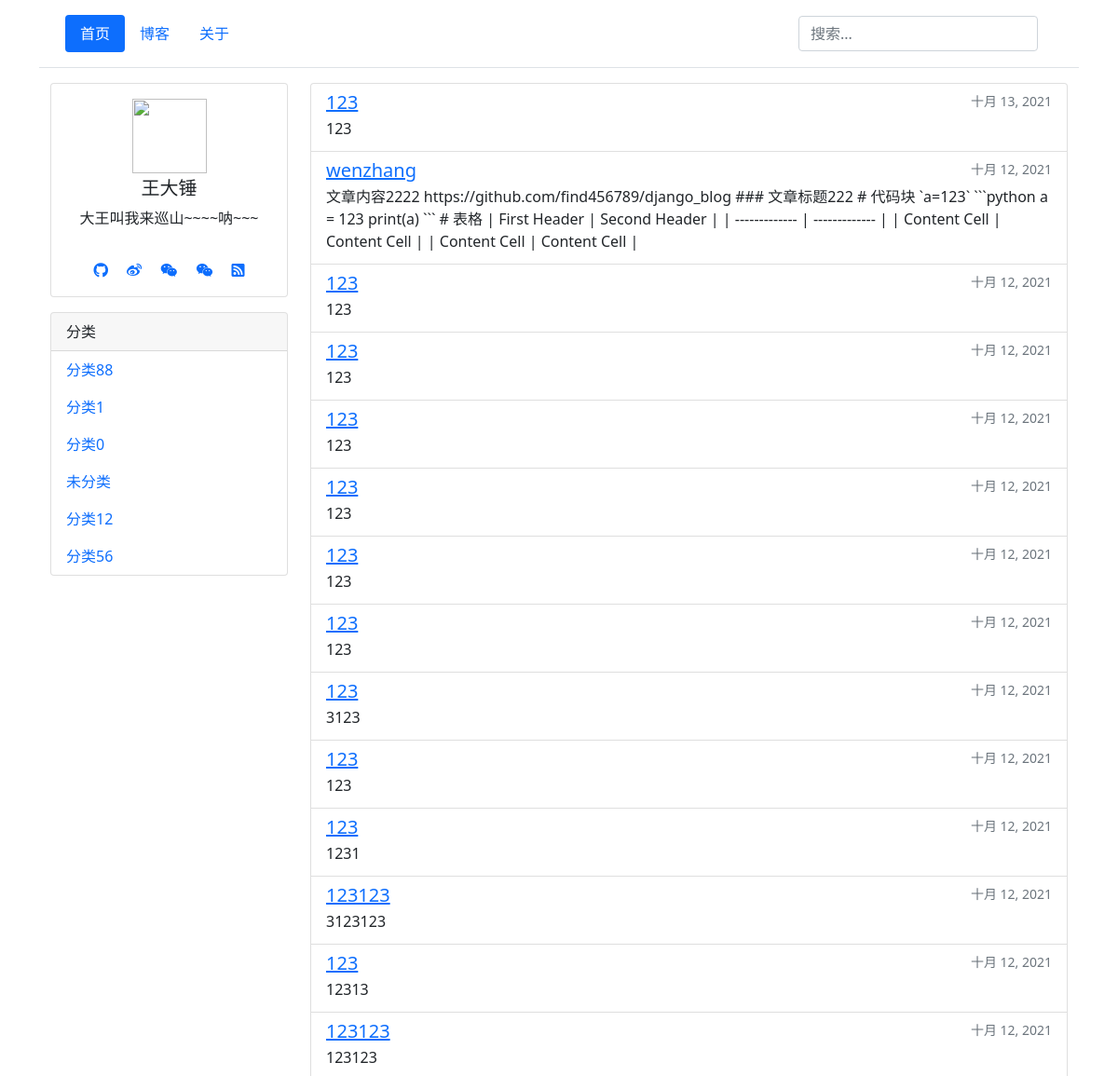
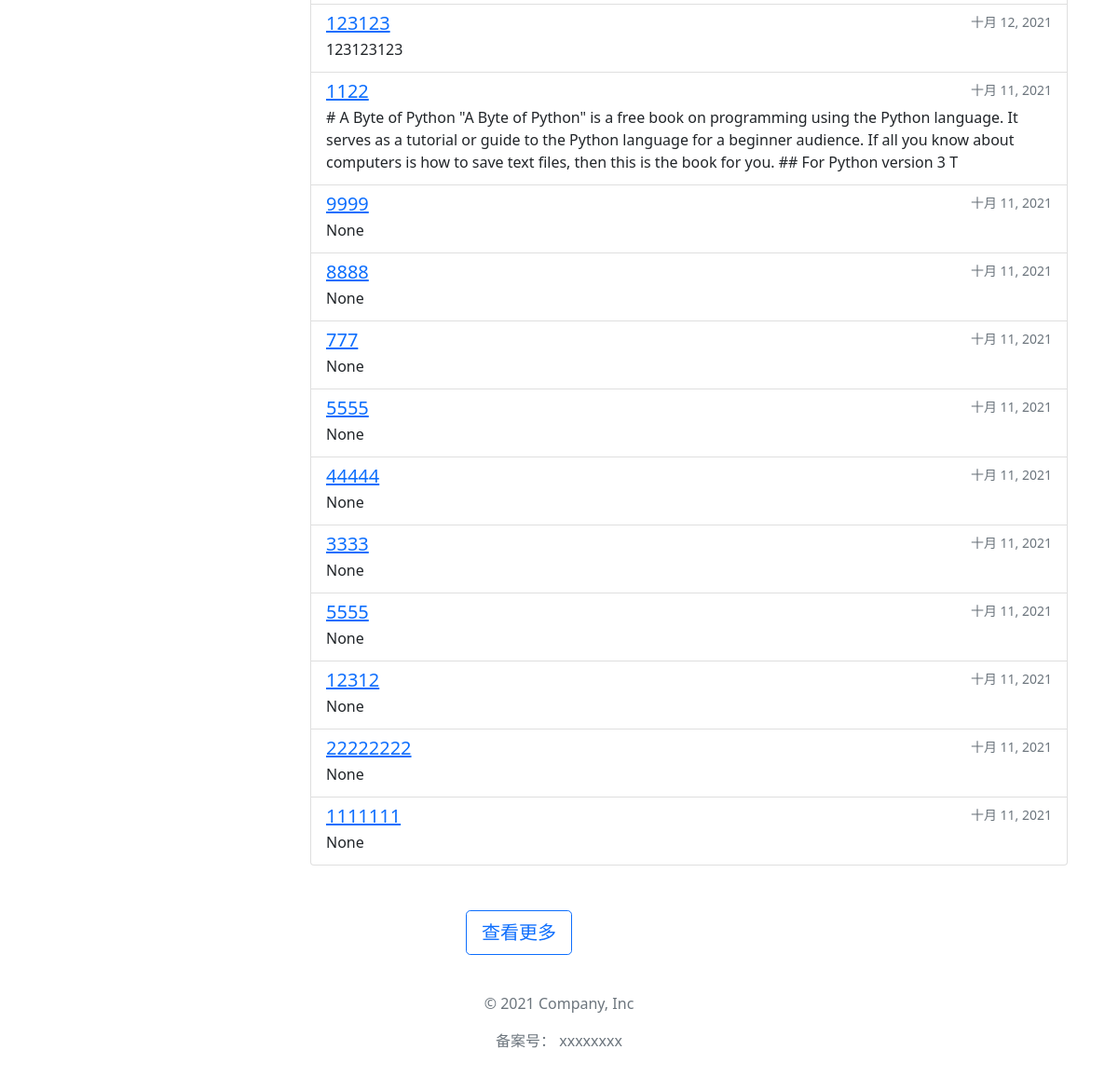
The page / on the database its author committed (2 pictures, top to bottom).
### blog/models.py (models this page shows, shortened)
class Category(models.Model):
    name = models.CharField('分类名', max_length=64)
    sort = models.SmallIntegerField('分类排序', default=0, help_text="数字越大，排名越靠前")
    created = models.DateTimeField(verbose_name='添加时间',  auto_now_add=True)
    modified = models.DateTimeField(verbose_name='修改时间', default=timezone.now)
    def __str__(self):
        return self.name
    def get_absolute_url(self):
        return reverse('category-detail', kwargs={'pk': self.pk})
    class Meta:  # 按sort排序
        ordering = ['-sort']
        verbose_name = "分类"
        verbose_name_plural = verbose_name

class Article(models.Model):
    title = models.CharField('文章标题',max_length=128)
    category = models.ForeignKey(Category, verbose_name='文章分类', on_delete=models.SET_DEFAULT, default=category_haveNo)
    is_public = models.BooleanField('是否公开', default=True, help_text="文章是否公开展示，不勾选就对外隐藏")
    is_original = models.BooleanField('是否原创', default=True, help_text="文章是否原创，不勾选就是转载")
    content_markdown = models.TextField('文章内容markdown', null=True, blank=True)
    content_html = models.TextField('文章内容html', null=True, blank=True,help_text="返回给客户端(根据markdown自动生成的，不要手动修改)")
    keywords = models.CharField('seo的keywords', max_length=640, blank=True, null=True)
    description = models.CharField('seo的description', max_length=640, blank=True, null=True)
    click = models.PositiveIntegerField('点击量',default=0)
    created = models.DateTimeField(verbose_name='添加时间',  auto_now_add=True)
    modified = models.DateTimeField(verbose_name='修改时间', default=timezone.now)
    def get_absolute_url(self):
        return reverse('article-detail', kwargs={'pk': self.pk})
    class Meta:
        ordering = ['-created'] # 默认按照创建时间排序
        verbose_name = "文章"
        verbose_name_plural = verbose_name

### blog/views.py (the view)
# urls.py: path('', IndexPageView.as_view(), name='home'),
class IndexPageView(ListView):
    queryset = Article.get_public_article()
    template_name = "blog/index.html"
    def get_context_data(self, **kwargs):
        context = super().get_context_data(**kwargs)
        context['SITE_CONFIG'] = settings.SITE_CONFIG  # 网站配置信息
        context['category'] = Category.objects.all()  # 网站分类
        return context

### templates/blog/index.html (shortened to what this page needs)
{% extends "base.html" %}
{% block content %}
<div class="container">
  <div class="row">
    <div class="col-3 d-none d-md-block">
     <div class="row">
         <div class="col">
             {% include 'user_info.html' %}
         </div>
     </div>
          <div class="row mt-3">
         <div class="col">
             {% include 'category.html' %}
         </div>
     </div>
    </div>
    <div class="col">
  <ul class="list-group  ">
      {% for article in object_list %}
   <li   class="list-group-item  ">
    <div class="d-flex w-100 justify-content-between">
      <h5 class="mb-1"><a target="_blank" href="{{ article.get_absolute_url }}"> {{ article.title }}</a></h5>
      <small class="text-muted">{{ article.created|date }}</small>
    </div>
    <p class="mb-1">{{ article.content_markdown|slice:":300" }}</p>
  </li>
   {% empty %}
        <li>内容为空。</li>
    {% endfor %}
</ul>
    </div>
  </div>
</div>
<div class="mx-auto mt-5" style="width: 200px;">
<a class="btn btn-outline-primary btn-lg" href="{% url 'article-list' %}" role="button">查看更多</a>
</div>
{% endblock %}

### templates/category.html
<div class="card"  >
  <div class="card-header">
    分类
  </div>
<ul class="nav nav-pills flex-column mb-auto">
{% for item in category %}
    <li class="nav-item ">
        <a class="nav-link {% if request.path == item.get_absolute_url %}active{% endif %}" target="_blank" href="{{ item.get_absolute_url }}">{{ item }}</a>
    </li>
{% empty %}
    啥都没有
{% endfor %}
</ul>
</div>

### rows shown on the page
Category: name "分类88"
Category: name "分类1"
Category: name "分类0"
Category: name "未分类"
Category: name "分类12"
Category: name "分类56"
Article: title "123", created "十月 13, 2021", content_markdown "123"
Article: title "wenzhang", created "十月 12, 2021", content_markdown "文章内容2222 https://github.com/find456789/django_blog ### 文章标题222 # 代码块 `a=123` ```python a = 123 print(a) ``` # 表格 | First Header | Second Header | | ------------- | ------------- | | Content Cell | Content Cell | | Content Cell | Content Cell |"
Article: title "123", created "十月 12, 2021", content_markdown "123"
Article: title "123", created "十月 12, 2021", content_markdown "123"
Article: title "123", created "十月 12, 2021", content_markdown "123"
Article: title "123", created "十月 12, 2021", content_markdown "123"
Article: title "123", created "十月 12, 2021", content_markdown "123"
Article: title "123", created "十月 12, 2021", content_markdown "123"
Article: title "123", created "十月 12, 2021", content_markdown "3123"
Article: title "123", created "十月 12, 2021", content_markdown "123"
Article: title "123", created "十月 12, 2021", content_markdown "1231"
Article: title "123123", created "十月 12, 2021", content_markdown "3123123"
Article: title "123", created "十月 12, 2021", content_markdown "12313"
Article: title "123123", created "十月 12, 2021", content_markdown "123123"
Article: title "123123", created "十月 12, 2021", content_markdown "123123123"
Article: title "1122", created "十月 11, 2021", content_markdown "# A Byte of Python \"A Byte of Python\" is a free book on programming using the Python language. It serves as a tutorial or guide to the Python language for a beginner audience. If all you know about computers is how to save text files, then this is the book for you. ## For Python version 3 T"
Article: title "9999", created "十月 11, 2021", content_markdown "None"
Article: title "8888", created "十月 11, 2021", content_markdown "None"
Article: title "777", created "十月 11, 2021", content_markdown "None"
Article: title "5555", created "十月 11, 2021", content_markdown "None"
Article: title "44444", created "十月 11, 2021", content_markdown "None"
Article: title "3333", created "十月 11, 2021", content_markdown "None"
Article: title "5555", created "十月 11, 2021", content_markdown "None"
Article: title "12312", created "十月 11, 2021", content_markdown "None"
Article: title "22222222", created "十月 11, 2021", content_markdown "None"
Article: title "1111111", created "十月 11, 2021", content_markdown "None"

### other values the page prints
{{ SITE_CONFIG.我的信息.名字 }} "王大锤"
{{ SITE_CONFIG.我的信息.座右铭 }} "大王叫我来巡山~~~~呐~~~"
